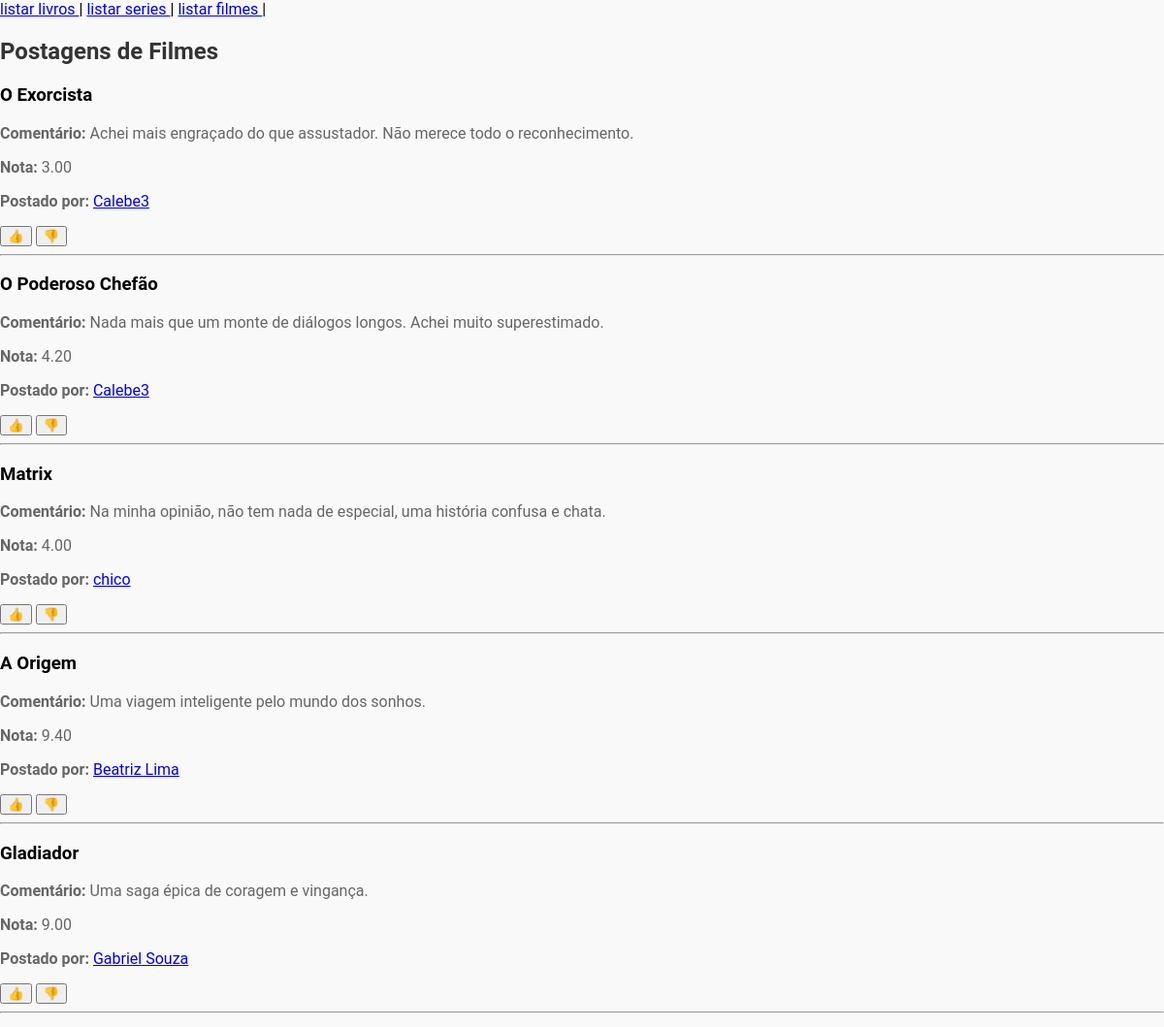
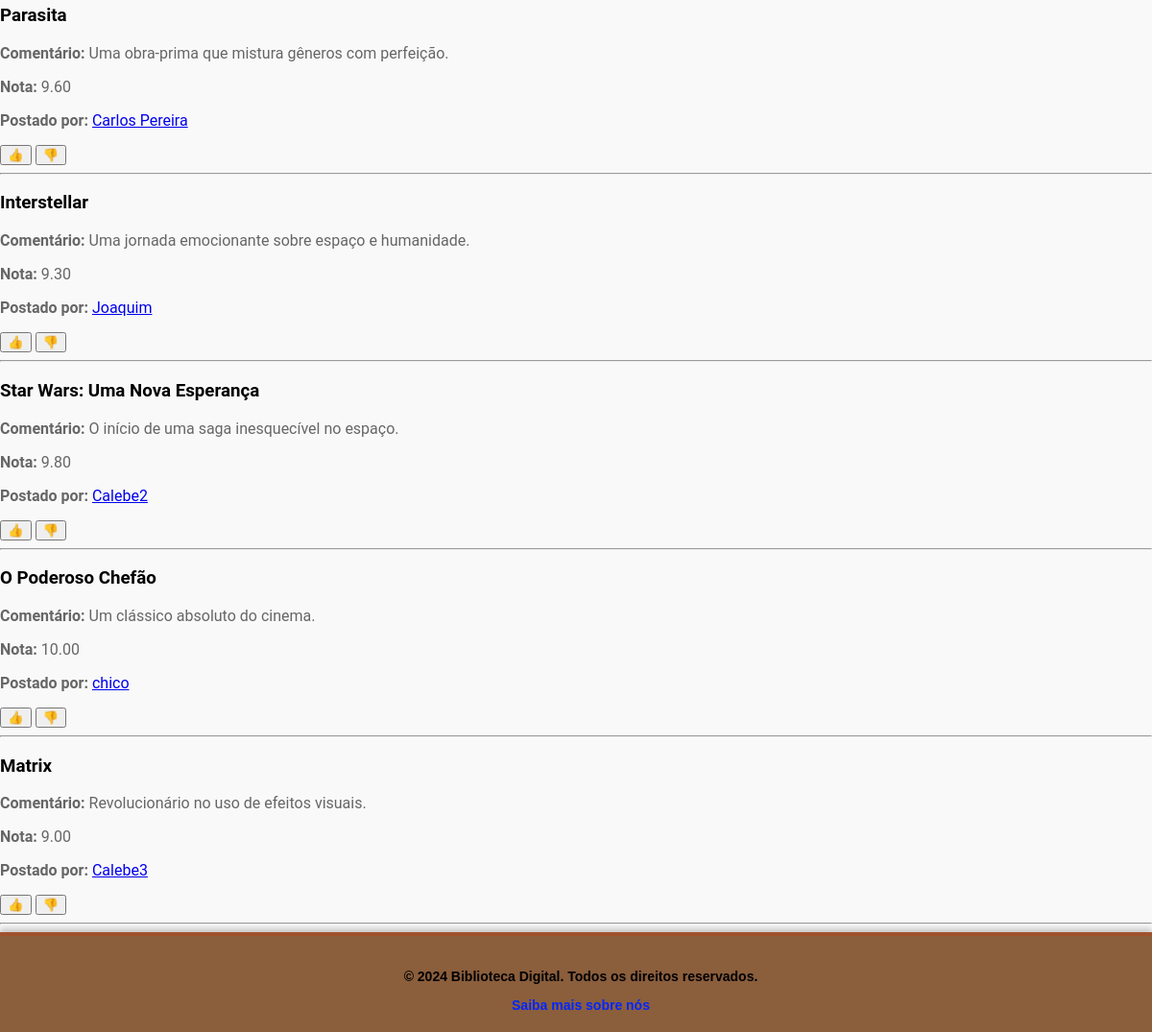
Before: /crud/index_teste.php?pg=bate-papo/bate-papo_filme with the older database file (2 pictures, top to bottom).
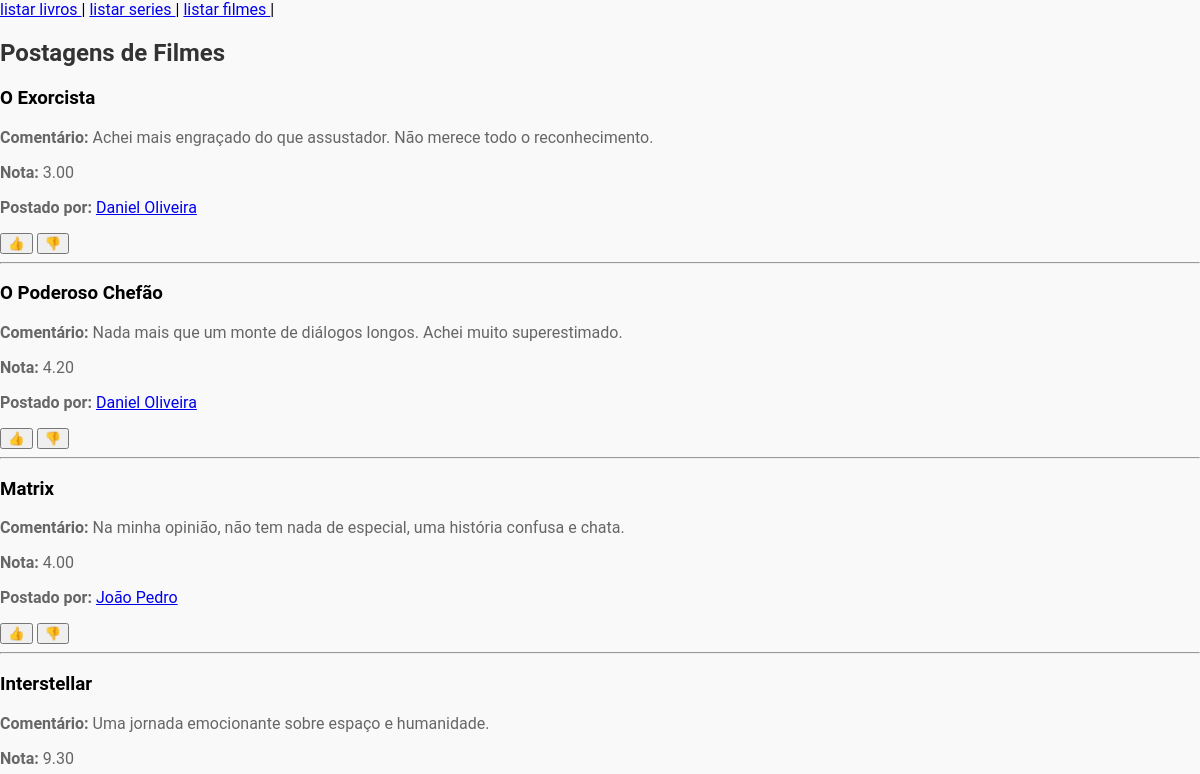
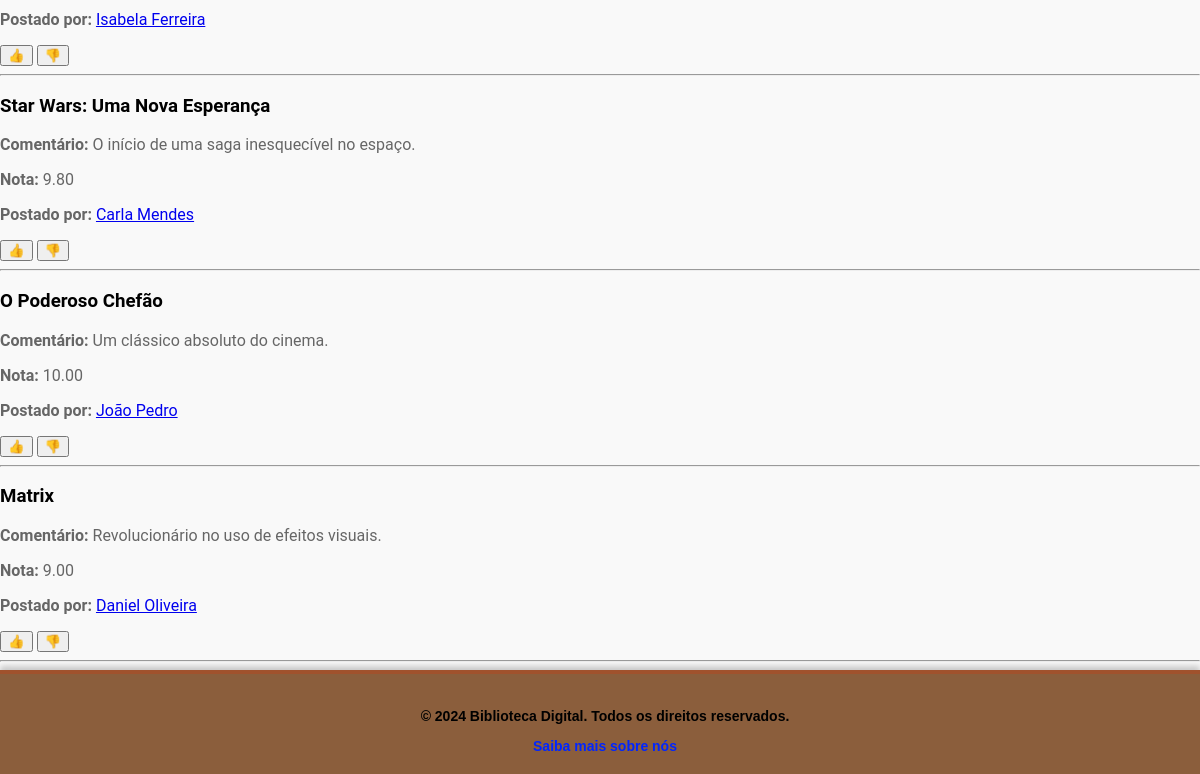
After: the same page with the newer database file (2 pictures, top to bottom).
### tables this page shows
CREATE TABLE `posts` (
  `id` int(11) NOT NULL AUTO_INCREMENT,
  `tipo` enum('livro','serie','filme') NOT NULL,
  `titulo` varchar(255) NOT NULL,
  `comentario` text NOT NULL,
  `avaliacao` decimal(4,2) NOT NULL DEFAULT 0.00,
  `usuario_id` int(11) NOT NULL,
  PRIMARY KEY (`id`),
  KEY `usuario_id` (`usuario_id`),
  CONSTRAINT `posts_ibfk_1` FOREIGN KEY (`usuario_id`) REFERENCES `usuarios` (`id`) ON DELETE CASCADE
);

CREATE TABLE usuarios (
    id INT AUTO_INCREMENT PRIMARY KEY,
    nome VARCHAR(50) NOT NULL,
    email VARCHAR(100) NOT NULL UNIQUE,
    senha VARCHAR(255) NOT NULL,
    data_cadastro DATETIME DEFAULT CURRENT_TIMESTAMP,
    acesso_admin TINYINT(1) DEFAULT 0
);

### bate-papo/bate-papo_filme.php (the view, shortened to what this page needs)
<?php
include_once "config.inc.php";
$sql_filmes = "SELECT posts.*, usuarios.nome AS nome_usuario
    FROM posts
    JOIN usuarios ON posts.usuario_id = usuarios.id
    WHERE posts.tipo = 'filme'
    ORDER BY posts.id DESC";
$query_filmes = mysqli_query($conexao, $sql_filmes);
?>
<div class="div">
    <h2 class="bate-papo-title">Postagens de Filmes</h2>
    <?php while ($filme = mysqli_fetch_array($query_filmes)): ?>
        <div class="postagem">
            <h3><?= $filme['titulo'] ?></h3>
            <p><strong>Comentário: </strong><?= $filme['comentario'] ?></p>
            <p><strong>Nota: </strong><?= $filme['avaliacao'] ?></p>
            <p>
                <strong>Postado por: </strong>
                <a href="index.php?pg=perfil/perfil_post&id=<?= $filme['usuario_id'] ?>" class="perfil-link"><?= $filme['nome_usuario'] ?></a>
            </p>
            <div class="interacoes">
                <button class="like-btn" data-post-id="<?= $filme['id'] ?>">👍 <?= $filme['likes'] ?></button>
                <button class="dislike-btn" data-post-id="<?= $filme['id'] ?>">👎 <?= $filme['dislikes'] ?></button>
            </div>
            <hr class="hr-estilo">
        </div>
    <?php endwhile; mysqli_close($conexao); ?>
</div>

### crud/index_teste.php (shortened to what this page needs)
<!DOCTYPE html>
<html lang="pt-BR">
<head>
    <link rel="stylesheet" href="../style/topo.css">
    <link rel="stylesheet" href="../style/conteudo.css">
    <link rel="stylesheet" href="../style/menu.css">
    <link rel="stylesheet" href="../style/rodape.css">
    <link rel="stylesheet" href="../style/login.css">
    <link rel="stylesheet" href="../style/cadastro.css">
    <link rel="stylesheet" href="../style/global.css">
</head>
<body>
    <nav>
        <a href="?pg=lista_livro">listar livros </a> |
        <a href="?pg=lista_serie">listar series </a> |
        <a href="?pg=lista_filme">listar filmes </a> |
    </nav>
    <?php
        if(empty($_SERVER['QUERY_STRING'])){
            $var = "../components/conteudo/conteudo.php";
            include_once($var);
        }else{
            $pg = $_GET['pg'];
            include_once("$pg.php");
        }
        include_once("../components/rodape/rodape.php");
    ?>
</body>
</html>

### components/rodape/rodape.php
<footer class="rodape">
    <p>&copy; 2024 Biblioteca Digital. Todos os direitos reservados.</p>
    <a href="#">Saiba mais sobre nós</a>
</footer>

### style/rodape.css (style rules this page uses)
.rodape { background-color: #8B5E3C; color: #FFF8E1; text-align: center; padding: 20px 0; font-family: Arial, sans-serif; font-size: 14px; border-top: 4px solid #A0522D; box-shadow: 0px -4px 6px rgba(0, 0, 0, 0.2); }
.rodape p { color: #000000; text-decoration: none; font-weight: bold; transition: color 0.3s; margin-left: 10px; }
.rodape a { color: #0026ff; text-decoration: none; font-weight: bold; transition: color 0.3s; margin-left: 10px; }

### style/global.css (style rules this page uses)
body { display: flex; flex-direction: column; font-family: 'Roboto', sans-serif; background-color: #f9f9f9; }
h1, h2 { color: #333; }
p { color: #666; }
html, body { height: 100%; margin: 0; padding: 0; }

Changed rows visible on the page:
no longer on this page (row unchanged): posts: titulo "A Origem", comentario "Uma viagem inteligente pelo mundo dos sonhos.", avaliacao "9.40", usuario.nome "Beatriz Lima"
no longer on this page (row unchanged): posts: titulo "Gladiador", comentario "Uma saga épica de coragem e vingança.", avaliacao "9.00", usuario.nome "Gabriel Souza"
no longer on this page (row unchanged): posts: titulo "Parasita", comentario "Uma obra-prima que mistura gêneros com perfeição.", avaliacao "9.60", usuario.nome "Carlos Pereira"
changed through a linked row, posts "O Exorcista": usuario.nome "Calebe3" → "Daniel Oliveira"
changed through a linked row, posts "Nada mais que um monte de diálogos longos. Achei muito superestimado.": usuario.nome "Calebe3" → "Daniel Oliveira"
changed through a linked row, posts "Na minha opinião, não tem nada de especial, uma história confusa e chata.": usuario.nome "chico" → "João Pedro"
changed through a linked row, posts "Interstellar": usuario.nome "Joaquim" → "Isabela Ferreira"
changed through a linked row, posts "Star Wars: Uma Nova Esperança": usuario.nome "Calebe2" → "Carla Mendes"
changed through a linked row, posts "Um clássico absoluto do cinema.": usuario.nome "chico" → "João Pedro"
changed through a linked row, posts "Revolucionário no uso de efeitos visuais.": usuario.nome "Calebe3" → "Daniel Oliveira"
